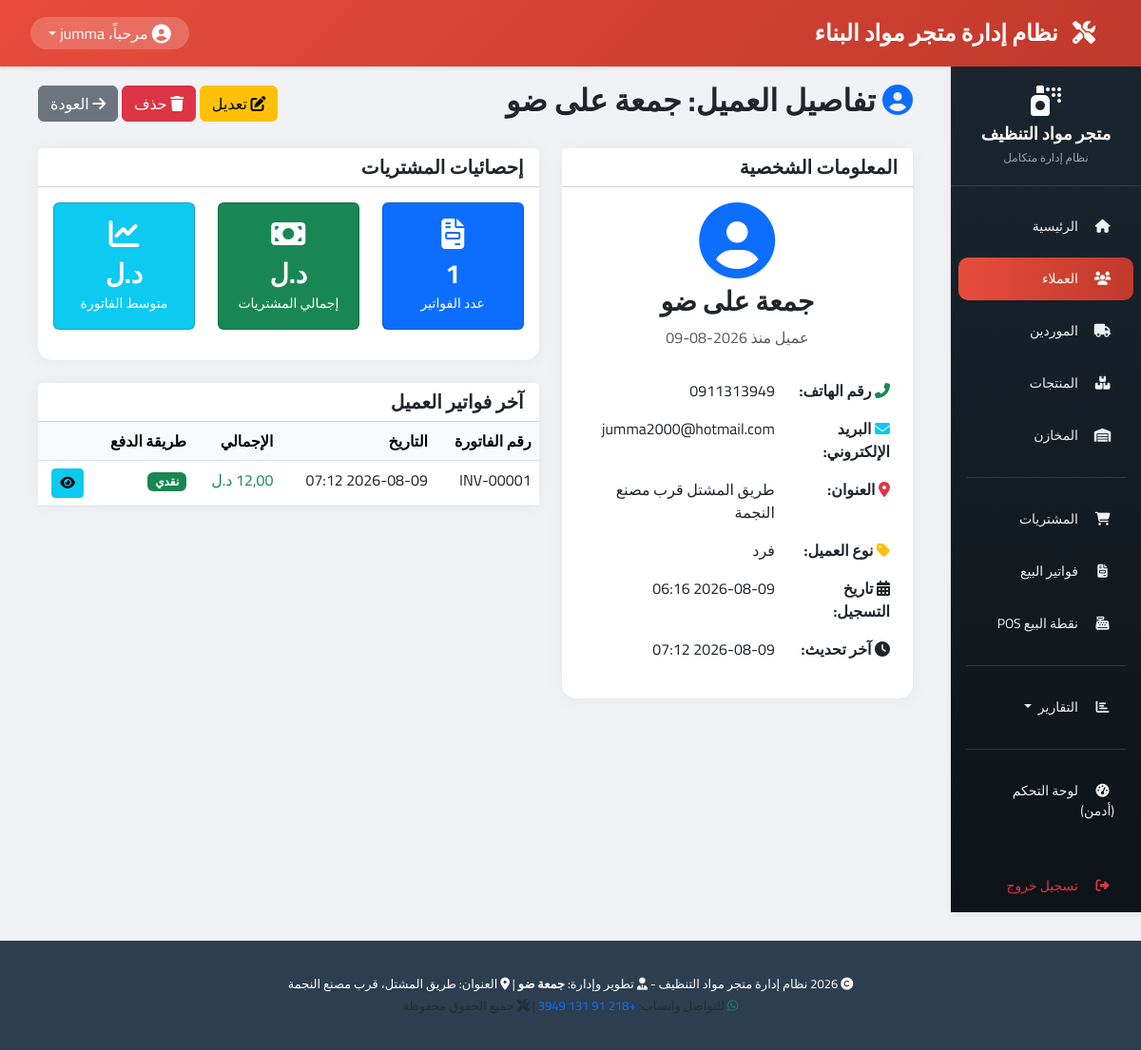
Screenshot of /customers/1/ (signed in) with the database file from the repository.
### customers/models.py (models this page shows, shortened)
class Customer(models.Model):
    name = models.CharField(max_length=200, verbose_name="اسم العميل")
    phone = models.CharField(max_length=20, unique=True, verbose_name="رقم الهاتف")
    email = models.EmailField(blank=True, null=True, verbose_name="البريد الإلكتروني")
    address = models.CharField(max_length=300, blank=True, null=True, verbose_name="العنوان")
    CUSTOMER_TYPES = [
        ('individual', 'فرد'),
        ('company', 'شركة مقاولات'),
        ('store', 'متجر'),
    ]
    customer_type = models.CharField(max_length=20, choices=CUSTOMER_TYPES, default='individual', verbose_name="نوع العميل")
    total_purchases = models.DecimalField(
        max_digits=10, decimal_places=2, default=0,
        verbose_name="إجمالي المشتريات"
    )
    total_invoices = models.IntegerField(default=0, verbose_name="عدد الفواتير")
    created_at = models.DateTimeField(auto_now_add=True, verbose_name="تاريخ التسجيل")
    updated_at = models.DateTimeField(auto_now=True, verbose_name="آخر تحديث")
    class Meta:
        verbose_name = "عميل"
        verbose_name_plural = "العملاء"
        ordering = ['name']

### sales/models.py (models this page shows, shortened)
class SaleInvoice(models.Model):
    PAYMENT_METHODS = [
        ('cash', 'نقدي'),
        ('card', 'بطاقة'),
        ('credit', 'آجل'),
    ]
    INVOICE_STATUS = [
        ('draft', 'مسودة'),
        ('completed', 'مكتملة'),
        ('cancelled', 'ملغاة'),
    ]
    invoice_number = models.CharField(max_length=50, unique=True, verbose_name="رقم الفاتورة")
    invoice_date = models.DateTimeField(auto_now_add=True, verbose_name="تاريخ الفاتورة")
    customer = models.ForeignKey(Customer, on_delete=models.PROTECT, related_name='invoices', verbose_name="العميل", null=True, blank=True)
    warehouse = models.ForeignKey(Warehouse, on_delete=models.PROTECT, related_name='sale_invoices', verbose_name="المخزن")
    user = models.ForeignKey(User, on_delete=models.PROTECT, related_name='sale_invoices', verbose_name="المستخدم")
    subtotal = models.DecimalField(max_digits=10, decimal_places=2, default=0, verbose_name="المجموع الفرعي")
    discount = models.DecimalField(max_digits=10, decimal_places=2, default=0, verbose_name="الخصم")
    tax = models.DecimalField(max_digits=10, decimal_places=2, default=0, verbose_name="الضريبة")
    shipping = models.DecimalField(max_digits=10, decimal_places=2, default=0, verbose_name="الشحن")
    total = models.DecimalField(max_digits=10, decimal_places=2, default=0, verbose_name="الإجمالي")
    payment_method = models.CharField(max_length=20, choices=PAYMENT_METHODS, default='cash', verbose_name="طريقة الدفع")
    paid_amount = models.DecimalField(max_digits=10, decimal_places=2, default=0, verbose_name="المدفوع")
    change_amount = models.DecimalField(max_digits=10, decimal_places=2, default=0, verbose_name="الباقي")
    status = models.CharField(max_length=20, choices=INVOICE_STATUS, default='completed', verbose_name="الحالة")
    notes = models.CharField(max_length=500, blank=True, null=True, verbose_name="ملاحظات")
    created_at = models.DateTimeField(auto_now_add=True, verbose_name="تاريخ الإنشاء")
    updated_at = models.DateTimeField(auto_now=True, verbose_name="آخر تحديث")
    class Meta:
        verbose_name = "فاتورة بيع"
        verbose_name_plural = "فواتير البيع"
        ordering = ['-invoice_date']

### customers/views.py (the view)
# urls.py: path('<int:pk>/', views.CustomerDetailView.as_view(), name='customer_detail'),
class CustomerDetailView(LoginRequiredMixin, DetailView):
    model = Customer
    template_name = 'customers/customer_detail.html'
    context_object_name = 'customer'
    def get_context_data(self, **kwargs):
        context = super().get_context_data(**kwargs)
        try:
            context['recent_invoices'] = self.object.invoices.all().order_by('-invoice_date')[:10]
        except Exception:
            context['recent_invoices'] = []
        return context

### customers/templates/customers/customer_detail.html (shortened to what this page needs)
{% extends 'base.html' %}
{% load static %}
{% block content %}
<div class="container-fluid">
    <div class="row">
        <div class="col-12">
            <div class="d-flex justify-content-between align-items-center mb-4">
                <h2>
                    <i class="fas fa-user-circle text-primary"></i>
                    تفاصيل العميل: {{ customer.name }}
                </h2>
                <div>
                    <a href="{% url 'customers:customer_edit' customer.pk %}" class="btn btn-warning">
                        <i class="fas fa-edit"></i> تعديل
                    </a>
                    <a href="{% url 'customers:customer_delete' customer.pk %}" class="btn btn-danger">
                        <i class="fas fa-trash"></i> حذف
                    </a>
                    <a href="{% url 'customers:customer_list' %}" class="btn btn-secondary">
                        <i class="fas fa-arrow-right"></i> العودة
                    </a>
                </div>
            </div>
            <div class="row">
                <div class="col-md-5">
                    <div class="card card-custom mb-4">
                        <div class="card-header bg-white">
                            <h5 class="mb-0">المعلومات الشخصية</h5>
                        </div>
                        <div class="card-body">
                            <div class="text-center mb-4">
                                <i class="fas fa-user-circle fa-5x text-primary"></i>
                                <h3 class="mt-2">{{ customer.name }}</h3>
                                <p class="text-muted">عميل منذ {{ customer.created_at|date:"Y-m-d" }}</p>
                            </div>
                            <table class="table table-borderless">
                                <tr>
                                    <th><i class="fas fa-phone-alt text-success"></i> رقم الهاتف:</th>
                                    <td>{{ customer.phone }}</td>
                                </tr>
                                {% if customer.email %}
                                <tr>
                                    <th><i class="fas fa-envelope text-info"></i> البريد الإلكتروني:</th>
                                    <td>{{ customer.email }}</td>
                                </tr>
                                {% endif %}
                                {% if customer.address %}
                                <tr>
                                    <th><i class="fas fa-map-marker-alt text-danger"></i> العنوان:</th>
                                    <td>{{ customer.address }}</td>
                                </tr>
                                {% endif %}
                                <tr>
                                    <th><i class="fas fa-tag text-warning"></i> نوع العميل:</th>
                                    <td>
                                        {% if customer.customer_type == 'individual' %}فرد
                                        {% elif customer.customer_type == 'company' %}شركة مقاولات
                                        {% else %}متجر{% endif %}
                                    </td>
                                </tr>
                                <tr>
                                    <th><i class="fas fa-calendar-alt"></i> تاريخ التسجيل:</th>
                                    <td>{{ customer.created_at|date:"Y-m-d H:i" }}</td>
                                </tr>
                                <tr>
                                    <th><i class="fas fa-clock"></i> آخر تحديث:</th>
                                    <td>{{ customer.updated_at|date:"Y-m-d H:i" }}</td>
                                </tr>
                            </table>
                        </div>
                    </div>
                </div>
                <div class="col-md-7">
                    <div class="card card-custom mb-4">
                        <div class="card-header bg-white">
                            <h5 class="mb-0">إحصائيات المشتريات</h5>
                        </div>
                        <div class="card-body">
                            <div class="row text-center">
                                <div class="col-md-4 mb-3">
                                    <div class="card bg-primary text-white">
                                        <div class="card-body">
                                            <i class="fas fa-file-invoice fa-2x"></i>
                                            <h3 class="mb-0 mt-2">{{ customer.invoices.count }}</h3>
                                            <small>عدد الفواتير</small>
                                        </div>
                                    </div>
                                </div>
                                <div class="col-md-4 mb-3">
                                    <div class="card bg-success text-white">
                                        <div class="card-body">
                                            <i class="fas fa-money-bill fa-2x"></i>
                                            <h3 class="mb-0 mt-2">{{ total_purchases|floatformat:2 }} د.ل</h3>
                                            <small>إجمالي المشتريات</small>
                                        </div>
                                    </div>
                                </div>
                                <div class="col-md-4 mb-3">
                                    <div class="card bg-info text-white">
                                        <div class="card-body">
                                            <i class="fas fa-chart-line fa-2x"></i>
                                            <h3 class="mb-0 mt-2">
                                                {% if customer.invoices.count > 0 %}
                                                    {{ total_purchases|floatformat:2|add:customer.invoices.count|floatformat:2 }} د.ل
                                                {% else %}0.00{% endif %}
                                            </h3>
                                            <small>متوسط الفاتورة</small>
                                        </div>
                                    </div>
                                </div>
                            </div>
                        </div>
                    </div>
                    <div class="card card-custom">
                        <div class="card-header bg-white">
                            <h5 class="mb-0">آخر فواتير العميل</h5>
                        </div>
                        <div class="card-body p-0">
                            <div class="table-responsive">
                                <table class="table table-hover mb-0">
                                    <thead class="table-light">
                                        <tr><th>رقم الفاتورة</th><th>التاريخ</th><th>الإجمالي</th><th>طريقة الدفع</th><th></th></tr>
                                    </thead>
                                    <tbody>
                                        {% for invoice in recent_invoices %}
                                        <tr>
                                            <td>{{ invoice.invoice_number }}</td>
                                            <td>{{ invoice.invoice_date|date:"Y-m-d H:i" }}</td>
                                            <td class="text-success">{{ invoice.total|floatformat:2 }} د.ل</td>
                                            <td>
                                                {% if invoice.payment_method == 'cash' %}
                                                    <span class="badge bg-success">نقدي</span>
                                                {% elif invoice.payment_method == 'card' %}
                                                    <span class="badge bg-info">بطاقة</span>
                                                {% else %}
                                                    <span class="badge bg-warning">آجل</span>
                                                {% endif %}
                                            </td>
                                            <td><a href="{% url 'sales:sale_detail' invoice.pk %}" class="btn btn-sm btn-info" target="_blank"><i class="fas fa-eye"></i></a></td>
                                        </tr>
                                        {% empty %}
                                        <tr><td colspan="5" class="text-center text-muted py-5">لا توجد فواتير</td></tr>
                                        {% endfor %}
                                    </tbody>
                                </table>
                            </div>
                        </div>
                    </div>
                </div>
            </div>
        </div>
    </div>
</div>
{% endblock %}

### templates/includes/navbar.html (shortened to what this page needs)
{% load static %}
<nav class="navbar navbar-expand-lg navbar-top shadow-sm">
    <div class="container-fluid">
        <a class="navbar-brand fw-bold" href="{% url 'home' %}">
            <i class="fas fa-tools"></i> نظام إدارة متجر مواد البناء
        </a>
        <div class="d-flex align-items-center">
            <div class="dropdown">
                <a href="#" class="dropdown-toggle text-decoration-none user-dropdown d-flex align-items-center" data-bs-toggle="dropdown" aria-expanded="false">
                    <i class="fas fa-user-circle fa-lg me-1"></i>
                    <span class="d-none d-md-inline">مرحباً، {{ request.user.first_name|default:request.user.username }}</span>
                </a>
            </div>
        </div>
    </div>
</nav>

### static/css/style.css (style rules this page uses)
* { margin: 0; padding: 0; box-sizing: border-box; }
body { background-color: #f0f2f5; font-family: 'Cairo', 'Tahoma', 'Segoe UI', system-ui; }
.navbar-top { background: linear-gradient(135deg, #e74c3c 0%, #c0392b 100%); box-shadow: 0 2px 10px rgba(0,0,0,0.1); padding: 12px 20px; }
.navbar-top .navbar-brand { color: white; font-weight: bold; font-size: 1.5rem; }
.navbar-top .navbar-brand i { margin-left: 10px; }
.user-dropdown { background: rgba(255,255,255,0.2); border-radius: 30px; padding: 5px 15px; color: white; }
.card-custom { background: white; border-radius: 15px; border: none; box-shadow: 0 0 20px rgba(0,0,0,0.05); transition: transform 0.3s ease, box-shadow 0.3s ease; }

### templates/base.html (style rules this page uses)
body, h1, h2, h3, h4, h5, h6, .btn, .nav-link, .form-control, .table, td, th { font-family: 'Cairo', sans-serif !important; }
body { font-weight: 400; }
h1, h2, h3, h4, h5, h6 { font-weight: 700 !important; }

### rows the page displays
Customer: name "جمعة على ضو", created_at "2026-08-09", phone "0911313949", email "jumma2000@hotmail.com", address "طريق المشتل قرب مصنع النجمة", created_at "2026-08-09 06:16", updated_at "2026-08-09 07:12", invoices.count "1"
SaleInvoice: invoice_number "INV-00001", invoice_date "2026-08-09 07:12", payment_method "نقدي"

### other values shown
{{ request.user.first_name|default:request.user.username }} "jumma"
